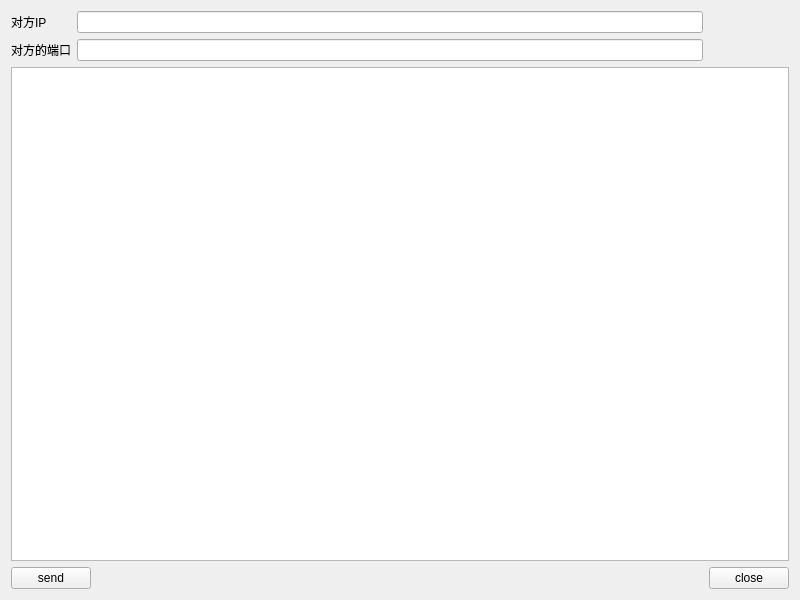
<?xml version="1.0" encoding="UTF-8"?>
<ui version="4.0">
 <class>UdpWidget</class>
 <widget class="QWidget" name="UdpWidget">
  <property name="geometry">
   <rect>
    <x>0</x>
    <y>0</y>
    <width>800</width>
    <height>600</height>
   </rect>
  </property>
  <property name="windowTitle">
   <string>UdpWidget</string>
  </property>
  <layout class="QGridLayout" name="gridLayout">
   <item row="0" column="0">
    <widget class="QLabel" name="label">
     <property name="text">
      <string>对方IP</string>
     </property>
    </widget>
   </item>
   <item row="0" column="1" colspan="2">
    <widget class="QLineEdit" name="lineEditIP"/>
   </item>
   <item row="1" column="0">
    <widget class="QLabel" name="label_2">
     <property name="text">
      <string>对方的端口</string>
     </property>
    </widget>
   </item>
   <item row="1" column="1" colspan="2">
    <widget class="QLineEdit" name="lineEditPort"/>
   </item>
   <item row="2" column="0" colspan="4">
    <widget class="QTextEdit" name="textEdit"/>
   </item>
   <item row="3" column="0" colspan="2">
    <widget class="QPushButton" name="pushButtonsend">
     <property name="text">
      <string>send</string>
     </property>
    </widget>
   </item>
   <item row="3" column="2">
    <spacer name="horizontalSpacer">
     <property name="orientation">
      <enum>Qt::Horizontal</enum>
     </property>
     <property name="sizeHint" stdset="0">
      <size>
       <width>575</width>
       <height>20</height>
      </size>
     </property>
    </spacer>
   </item>
   <item row="3" column="3">
    <widget class="QPushButton" name="pushButtonclose">
     <property name="text">
      <string>close</string>
     </property>
    </widget>
   </item>
  </layout>
 </widget>
 <resources/>
 <connections/>
</ui>
